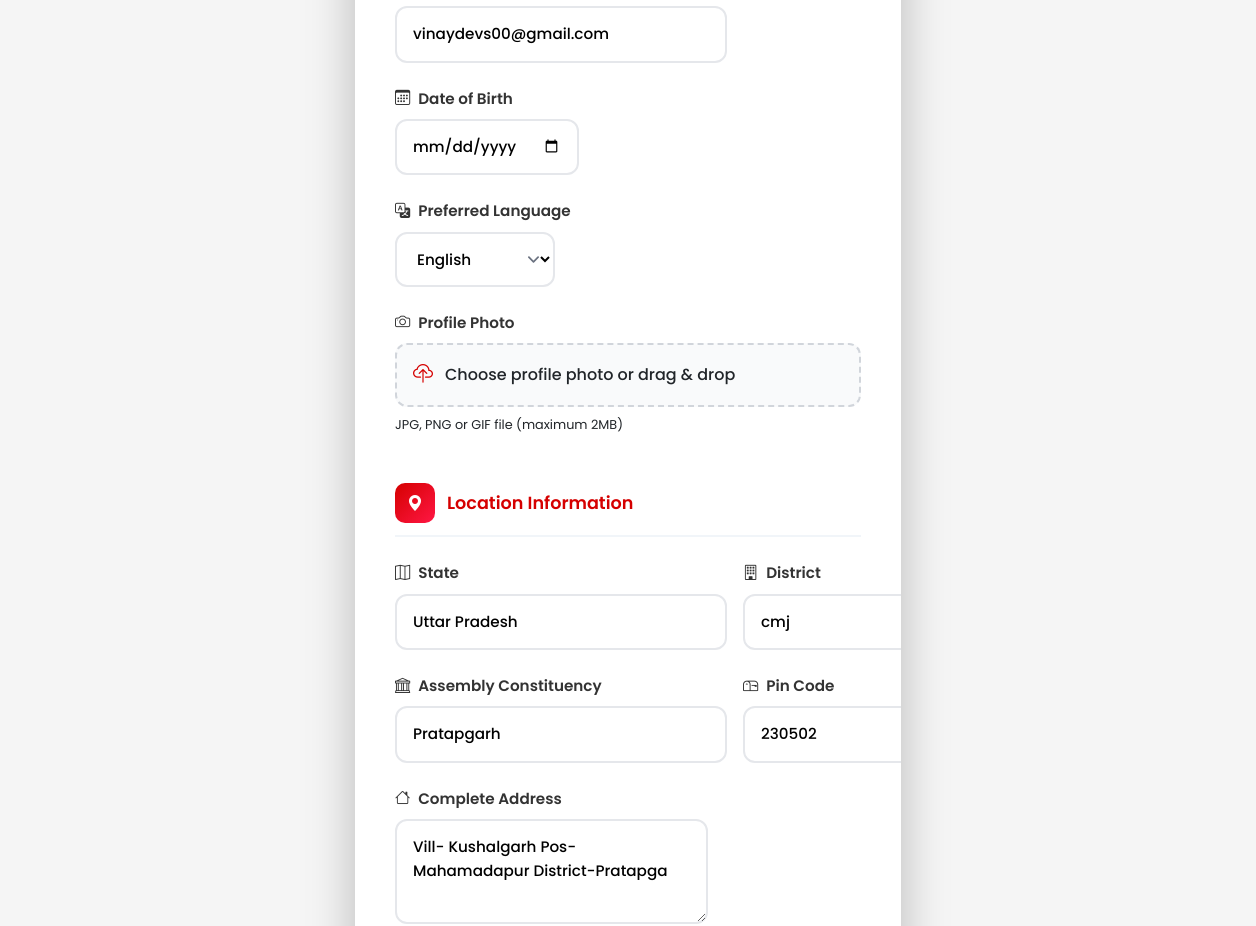
The app's page /accounts/complete-profile/ (signed in, middle part), older data.
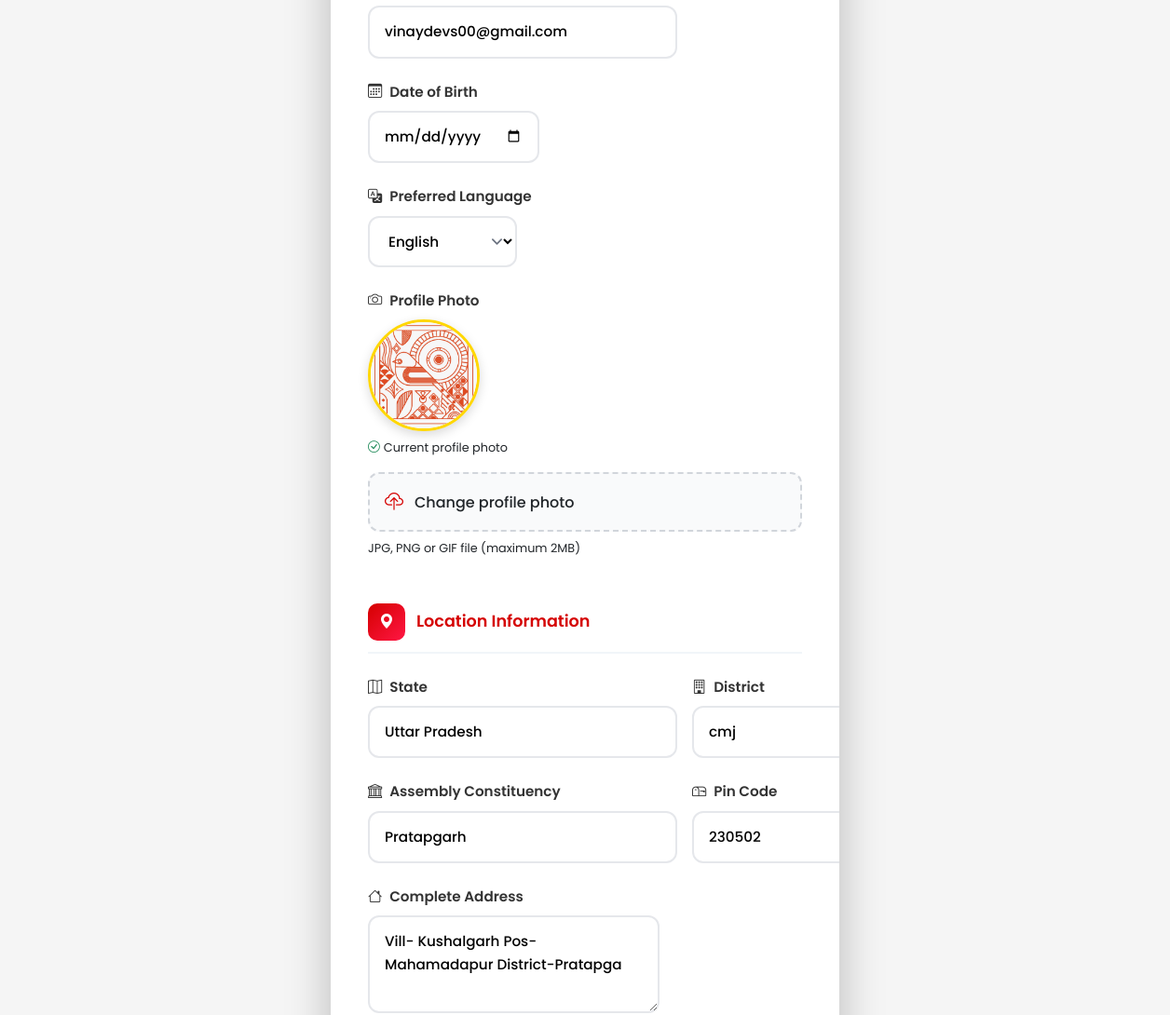
The same page, newer data.
### accounts/models.py (models this page shows, shortened)
class UserProfile(models.Model):
    user = models.OneToOneField(User, on_delete=models.CASCADE)
    avatar = models.ImageField(upload_to='avatars/', blank=True, null=True)
    bio = models.TextField(blank=True)
    community_type = models.CharField(max_length=20, choices=COMMUNITY_CHOICES, blank=True)
    occupation = models.CharField(max_length=100, blank=True)
    experience_years = models.IntegerField(default=0)
    date_of_birth = models.DateField(null=True, blank=True)
    address = models.TextField(blank=True)
    pincode = models.CharField(max_length=6, blank=True)

### accounts/views.py (the view, shortened to what this page needs)
# urls.py: path('complete-profile/', views.complete_profile_view, name='complete_profile'),
@login_required
def complete_profile_view(request):
    profile, created = UserProfile.objects.get_or_create(user=request.user)
    return render(request, 'accounts/complete_profile.html', {
        'profile': profile
    })

### templates/accounts/complete_profile.html (shortened to what the changed rows need)
{% extends 'base.html' %}
{% block content %}
<div class="profile-container">
    <div class="container">
        <div class="row justify-content-center">
            <div class="col-md-8 col-lg-6">
                <div class="profile-card card">
                    <div class="profile-body card-body">
                    <form method="post" enctype="multipart/form-data">
                        <div class="profile-section">
                            <div class="modern-form-group">
                                {% if profile.avatar %}
                                <div style="margin-bottom: 1rem;">
                                    <img src="{{ profile.avatar.url }}" alt="Current profile photo"
                                         style="width: 120px; height: 120px; object-fit: cover; border-radius: 50%; border: 3px solid var(--accent-gold); box-shadow: var(--shadow-md);">
                                    <p class="form-help-text mt-2"><i class="bi bi-check-circle text-success me-1"></i>Current profile photo</p>
                                </div>
                                {% endif %}
                                <div class="file-input-container">
                                    <label for="avatar" class="file-input-label">
                                        <i class="bi bi-cloud-upload file-input-icon"></i>
                                        <span>{% if profile.avatar %}Change profile photo{% else %}Choose profile photo or drag & drop{% endif %}</span>
                                    </label>
                                </div>
                            </div>
                        </div>
                        <div class="profile-section">
                            <div class="form-row">
                                <div class="modern-form-group">
                                    <label for="pincode" class="modern-form-label">
                                        <i class="bi bi-mailbox"></i>
                                        Pin Code
                                    </label>
                                    <input type="text" class="modern-form-input" id="pincode" name="pincode"
                                           value="{{ profile.pincode }}" maxlength="6" pattern="[0-9]{6}" placeholder="6-digit PIN">
                                </div>
                            </div>
                            <div class="modern-form-group">
                                <label for="address" class="modern-form-label">
                                    <i class="bi bi-house"></i>
                                    Complete Address
                                </label>
                                <textarea class="modern-form-textarea" id="address" name="address" rows="3"
                                          placeholder="Village/City, Post Office, Police Station">{{ profile.address }}</textarea>
                            </div>
                        </div>
                    </form>
                </div>
            </div>
        </div>
    </div>
                    </div>
                </div>
{% endblock %}

Row changes from the older to the newer data that the page shows:
changed UserProfile "Vill- Kushalgarh Pos-Mahamadapur District-Pratapga": avatar: picture added
Text that changed along with them:
text no longer shown: "Choose profile photo or drag & drop"
text now shown: "Current profile photo Change profile photo"
